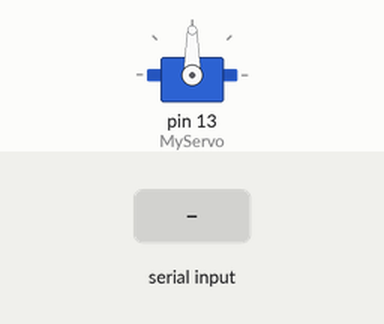
Simulated run of this sketch. Board: Arduino Uno, built with avr-gcc and run on an emulated ATmega328P. Parts: servo. The inputs (shaded band) are chosen by the test bench.

Above: at 1.2 s.
1.3 s: "90,45\n" received over Serial
At 2.5 s:
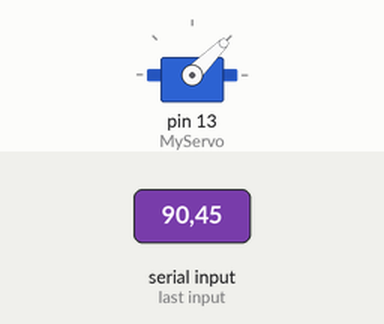
2.8 s: "30,150\n" received over Serial
At 3.9 s:
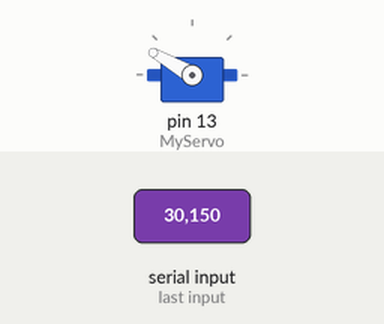
4.3 s: "5\n" received over Serial
At 4.9 s:
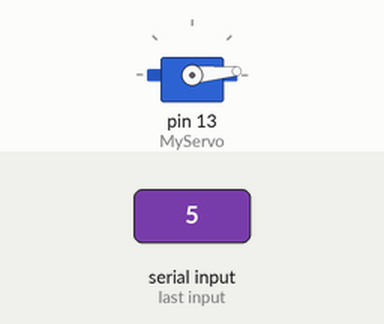
5.8 s: "90\n" received over Serial
At 6.1 s:
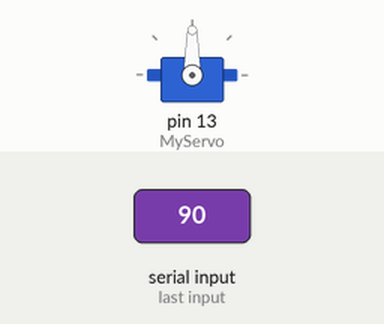
Timing chart, 0 to 8.3 s (numbered marks = the images above; inputs shaded):
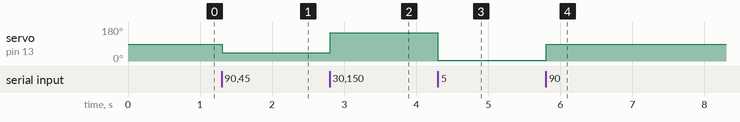

The sketch:

Code_Arduino.ino
```cpp
#include <Servo.h>
Servo MyServo;
int data;
void setup()
{
  Serial.begin(9600);
  MyServo.attach(13);
}
void loop()
{
  if (Serial.available() > 0)
  {
    data = Serial.parseInt();
    if (data > 0 && data < 180)
    {
      MyServo.write(data);
    }
  }
}
```

Measured:
- after the input at 1.3 s, servo on pin 13 (MyServo): 90° → 45° at once
- after the input at 2.8 s, servo on pin 13 (MyServo): 45° → 150° at once
- after the input at 4.3 s, servo on pin 13 (MyServo): 150° → 5° at once
- after the input at 5.8 s, servo on pin 13 (MyServo): 5° → 90° at once
